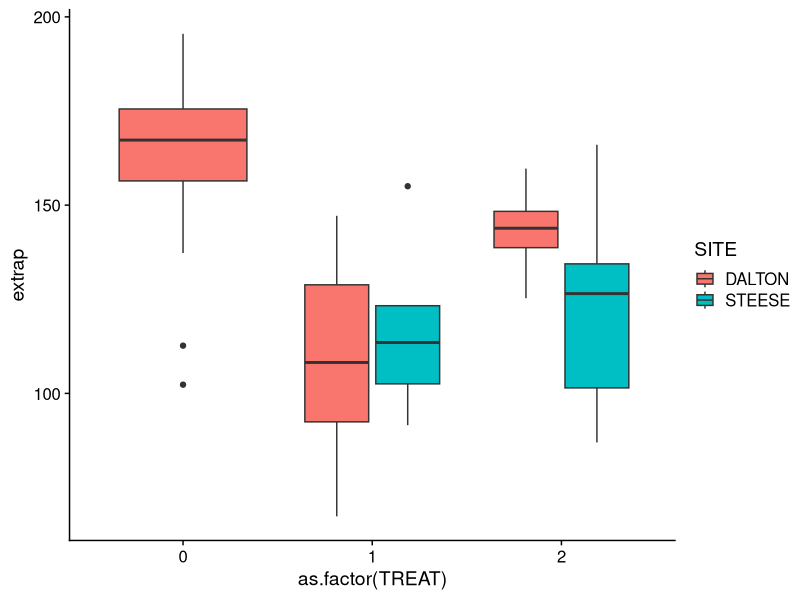

The R script that drew this image:
# scaling active layer by date of sampling

# climate data
# from akclimate.org
# https://akclimate.org/data/data-portal/

    # use Circle Hot Springs for Steese
    # using Fairbanks for Denver

# julian dates

# Start ######################################
library(tidyverse)
library(here)
library(cowplot)
theme_set(theme_cowplot())
library(lubridate)

'%!in%' <- function(x,y)!('%in%'(x,y))

## active layer #####################################
active <- read.csv(here("data/soil/thaw_depth.csv"))

  ### julian dates ######################
    # converts date column from character to date
    active$DATE <- as.Date(active$DATE, "%m/%d/%y")

    # converts to julian
    active$julian <- yday(active$DATE)

## climate ##################################################
### steese ###################################
ste_temp <- read.csv(here("data/climate/dailyTemp_Steese.csv"), skip = 5)

ste_temp <- ste_temp %>%
  rename("AvTempF" = "Mean.Temperature..degF.")
ste_temp$SITE <- "STEESE"

  ####  start date ########
  stee_Warm <- ste_temp[ste_temp$AvTempF >= 0,]

  ste_temp[ste_temp$Date %!in% stee_Warm$Date,]
  # 2019-02-25 # julian 56

  rm(stee_Warm)

  #### julian dates ####################
  str(ste_temp$Date)
  ste_temp$Date <- as.Date(ste_temp$Date, "%Y-%m-%d")

    # converts to julian
    ste_temp$julian <- yday(ste_temp$Date)

    ste_temp <- ste_temp %>%
      filter(julian >= 56)

### dalton ###############################################
dalt_temp <- read.csv(here("data/climate/dailyTemp_Dalt.csv"), skip = 5)

dalt_temp <- dalt_temp %>%
  rename("AvTempF" = "Mean.Temperature..degF.")
dalt_temp$SITE <- "DALTON"

    ####  start date ########
    dalt_Warm <- dalt_temp[dalt_temp$AvTempF >= 0,]

    dalt_temp[dalt_temp$Date %!in% dalt_Warm$Date,]
    # 2019-02-23 # julian 54

    rm(dalt_Warm)

    #### julian dates ##########################
    str(dalt_temp$Date)
    dalt_temp$Date <- as.Date(dalt_temp$Date, "%Y-%m-%d")

    # converts to julian
    dalt_temp$julian <- yday(dalt_temp$Date)

    dalt_temp <- dalt_temp %>%
      filter(julian >=56)

# ### combining ######################
# AvTemp <- rbind(ste_temp, dalt_temp)

# partial ##################################
# 1) Compute thawing degree days up to the moment of your measurements (TDD_partial).
# number of days with mean daily temperature above 32F/0C before measurement date

   dalt_active <-  active %>%
      filter(SITE == "DALTON")
    unique(dalt_active$julian)
    dalt_active$TDD_partial <- dalt_active$julian - 54

    ste_active <- active %>%
      filter(SITE == "STEESE")

    unique(ste_active$julian)
    ste_active$TDD_partial <- ste_active$julian - 54


# 2) Compute thawing degree days to the end of August, beginning of September (TDD_summer)
# number of days with mean daily temperature above 32F/0C after measurement date
# and before september / august

    dalt_active$TDD_summer <- 303 - dalt_active$julian

    ste_active$TDD_summer <- 303 - ste_active$julian

# 3) thaw depth * sqrt(TDD_summer) / sqrt(TDD_partial)

    dalt_active$extrap <- dalt_active$DEPTH_CM * sqrt(dalt_active$TDD_partial) / sqrt(dalt_active$TDD_summer)

    ste_active$extrap <- ste_active$DEPTH_CM * sqrt(ste_active$TDD_partial) / sqrt(ste_active$TDD_summer)

    active <- rbind(dalt_active, ste_active)

    active %>%
      filter(HIT == "FROZEN") %>%
      ggplot(aes(x = as.factor(TREAT), y = extrap, fill = SITE)) + geom_boxplot()
